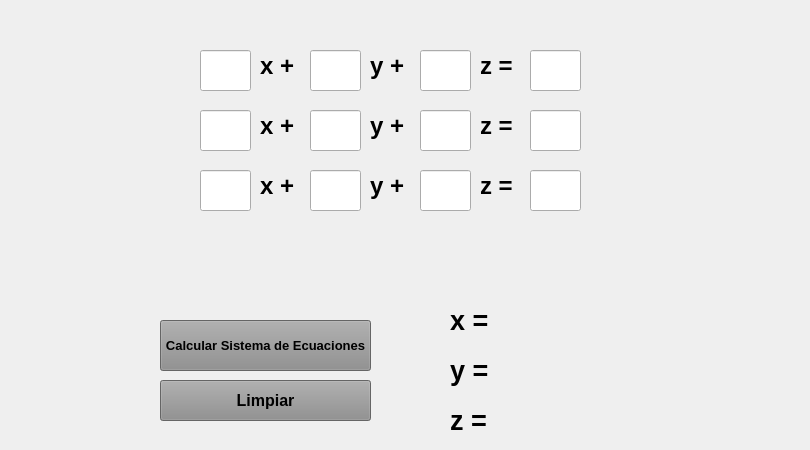
      <widget class="QWidget" name="tab_7">
       <attribute name="title">
        <string>Sistema de ecuaciones lineales</string>
       </attribute>
       <widget class="QLabel" name="label_8">
        <property name="geometry">
         <rect>
          <x>260</x>
          <y>50</y>
          <width>41</width>
          <height>31</height>
         </rect>
        </property>
        <property name="font">
         <font>
          <pointsize>18</pointsize>
          <bold>true</bold>
         </font>
        </property>
        <property name="text">
         <string>x + </string>
        </property>
       </widget>
       <widget class="QLineEdit" name="XEQ1">
        <property name="geometry">
         <rect>
          <x>200</x>
          <y>50</y>
          <width>51</width>
          <height>41</height>
         </rect>
        </property>
       </widget>
       <widget class="QLineEdit" name="YEQ1">
        <property name="geometry">
         <rect>
          <x>310</x>
          <y>50</y>
          <width>51</width>
          <height>41</height>
         </rect>
        </property>
       </widget>
       <widget class="QLabel" name="label_9">
        <property name="geometry">
         <rect>
          <x>370</x>
          <y>50</y>
          <width>41</width>
          <height>31</height>
         </rect>
        </property>
        <property name="font">
         <font>
          <pointsize>18</pointsize>
          <bold>true</bold>
         </font>
        </property>
        <property name="text">
         <string>y + </string>
        </property>
       </widget>
       <widget class="QLabel" name="label_10">
        <property name="geometry">
         <rect>
          <x>480</x>
          <y>50</y>
          <width>41</width>
          <height>31</height>
         </rect>
        </property>
        <property name="font">
         <font>
          <pointsize>18</pointsize>
          <bold>true</bold>
         </font>
        </property>
        <property name="text">
         <string>z =</string>
        </property>
       </widget>
       <widget class="QLineEdit" name="ZEQ1">
        <property name="geometry">
         <rect>
          <x>420</x>
          <y>50</y>
          <width>51</width>
          <height>41</height>
         </rect>
        </property>
       </widget>
       <widget class="QLineEdit" name="IEQ1">
        <property name="geometry">
         <rect>
          <x>530</x>
          <y>50</y>
          <width>51</width>
          <height>41</height>
         </rect>
        </property>
       </widget>
       <widget class="QLineEdit" name="ZEQ2">
        <property name="geometry">
         <rect>
          <x>420</x>
          <y>110</y>
          <width>51</width>
          <height>41</height>
         </rect>
        </property>
       </widget>
       <widget class="QLabel" name="label_11">
        <property name="geometry">
         <rect>
          <x>370</x>
          <y>110</y>
          <width>41</width>
          <height>31</height>
         </rect>
        </property>
        <property name="font">
         <font>
          <pointsize>18</pointsize>
          <bold>true</bold>
         </font>
        </property>
        <property name="text">
         <string>y + </string>
        </property>
       </widget>
       <widget class="QLineEdit" name="IEQ2">
        <property name="geometry">
         <rect>
          <x>530</x>
          <y>110</y>
          <width>51</width>
          <height>41</height>
         </rect>
        </property>
       </widget>
       <widget class="QLineEdit" name="YEQ2">
        <property name="geometry">
         <rect>
          <x>310</x>
          <y>110</y>
          <width>51</width>
          <height>41</height>
         </rect>
        </property>
       </widget>
       <widget class="QLineEdit" name="XEQ2">
        <property name="geometry">
         <rect>
          <x>200</x>
          <y>110</y>
          <width>51</width>
          <height>41</height>
         </rect>
        </property>
       </widget>
       <widget class="QLabel" name="label_12">
        <property name="geometry">
         <rect>
          <x>260</x>
          <y>110</y>
          <width>41</width>
          <height>31</height>
         </rect>
        </property>
        <property name="font">
         <font>
          <pointsize>18</pointsize>
          <bold>true</bold>
         </font>
        </property>
        <property name="text">
         <string>x + </string>
        </property>
       </widget>
       <widget class="QLabel" name="label_13">
        <property name="geometry">
         <rect>
          <x>480</x>
          <y>110</y>
          <width>41</width>
          <height>31</height>
         </rect>
        </property>
        <property name="font">
         <font>
          <pointsize>18</pointsize>
          <bold>true</bold>
         </font>
        </property>
        <property name="text">
         <string>z =</string>
        </property>
       </widget>
       <widget class="QLineEdit" name="XEQ3">
        <property name="geometry">
         <rect>
          <x>200</x>
          <y>170</y>
          <width>51</width>
          <height>41</height>
         </rect>
        </property>
       </widget>
       <widget class="QLineEdit" name="YEQ3">
        <property name="geometry">
         <rect>
          <x>310</x>
          <y>170</y>
          <width>51</width>
          <height>41</height>
         </rect>
        </property>
       </widget>
       <widget class="QLineEdit" name="ZEQ3">
        <property name="geometry">
         <rect>
          <x>420</x>
          <y>170</y>
          <width>51</width>
          <height>41</height>
         </rect>
        </property>
       </widget>
       <widget class="QLabel" name="label_14">
        <property name="geometry">
         <rect>
          <x>260</x>
          <y>170</y>
          <width>41</width>
          <height>31</height>
         </rect>
        </property>
        <property name="font">
         <font>
          <pointsize>18</pointsize>
          <bold>true</bold>
         </font>
        </property>
        <property name="text">
         <string>x + </string>
        </property>
       </widget>
       <widget class="QLineEdit" name="IEQ3">
        <property name="geometry">
         <rect>
          <x>530</x>
          <y>170</y>
          <width>51</width>
          <height>41</height>
         </rect>
        </property>
       </widget>
       <widget class="QLabel" name="label_15">
        <property name="geometry">
         <rect>
          <x>370</x>
          <y>170</y>
          <width>41</width>
          <height>31</height>
         </rect>
        </property>
        <property name="font">
         <font>
          <pointsize>18</pointsize>
          <bold>true</bold>
         </font>
        </property>
        <property name="text">
         <string>y + </string>
        </property>
       </widget>
       <widget class="QLabel" name="label_16">
        <property name="geometry">
         <rect>
          <x>480</x>
          <y>170</y>
          <width>41</width>
          <height>31</height>
         </rect>
        </property>
        <property name="font">
         <font>
          <pointsize>18</pointsize>
          <bold>true</bold>
         </font>
        </property>
        <property name="text">
         <string>z =</string>
        </property>
       </widget>
       <widget class="QPushButton" name="btnSistemaDeEcuaciones">
        <property name="geometry">
         <rect>
          <x>160</x>
          <y>320</y>
          <width>211</width>
          <height>51</height>
         </rect>
        </property>
        <property name="font">
         <font>
          <pointsize>10</pointsize>
          <bold>true</bold>
         </font>
        </property>
        <property name="styleSheet">
         <string notr="true">background-color: rgb(141, 141, 141);</string>
        </property>
        <property name="text">
         <string>Calcular Sistema de Ecuaciones</string>
        </property>
       </widget>
       <widget class="QLabel" name="lblX">
        <property name="geometry">
         <rect>
          <x>450</x>
          <y>300</y>
          <width>351</width>
          <height>41</height>
         </rect>
        </property>
        <property name="font">
         <font>
          <pointsize>20</pointsize>
          <bold>true</bold>
         </font>
        </property>
        <property name="text">
         <string>x =</string>
        </property>
       </widget>
       <widget class="QLabel" name="lblY">
        <property name="geometry">
         <rect>
          <x>450</x>
          <y>350</y>
          <width>351</width>
          <height>41</height>
         </rect>
        </property>
        <property name="font">
         <font>
          <pointsize>20</pointsize>
          <bold>true</bold>
         </font>
        </property>
        <property name="text">
         <string>y =</string>
        </property>
       </widget>
       <widget class="QLabel" name="lblZ">
        <property name="geometry">
         <rect>
          <x>450</x>
          <y>400</y>
          <width>351</width>
          <height>41</height>
         </rect>
        </property>
        <property name="font">
         <font>
          <pointsize>20</pointsize>
          <bold>true</bold>
         </font>
        </property>
        <property name="text">
         <string>z =</string>
        </property>
       </widget>
       <widget class="QPushButton" name="btnLimpiarOM_2">
        <property name="geometry">
         <rect>
          <x>160</x>
          <y>380</y>
          <width>211</width>
          <height>41</height>
         </rect>
        </property>
        <property name="font">
         <font>
          <pointsize>12</pointsize>
          <bold>true</bold>
         </font>
        </property>
        <property name="styleSheet">
         <string notr="true">background-color: rgb(141, 141, 141);</string>
        </property>
        <property name="text">
         <string>Limpiar</string>
        </property>
       </widget>
      </widget>
